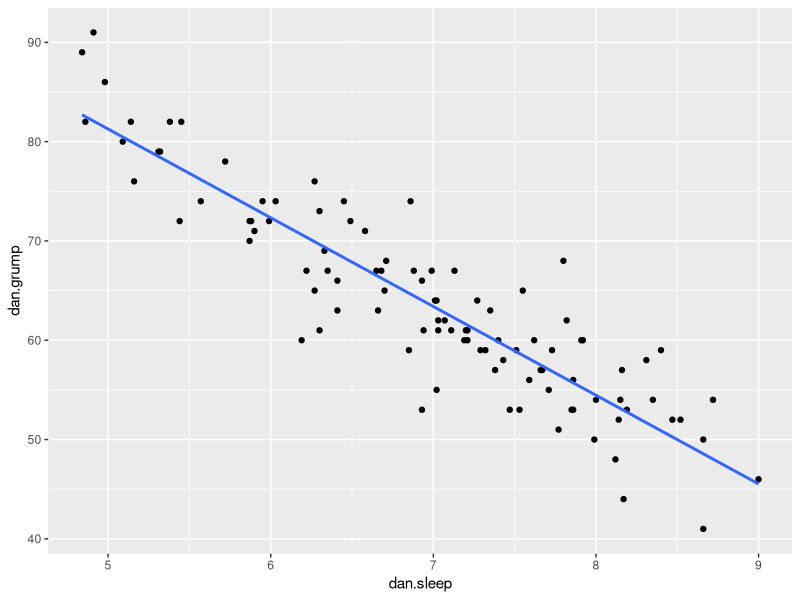
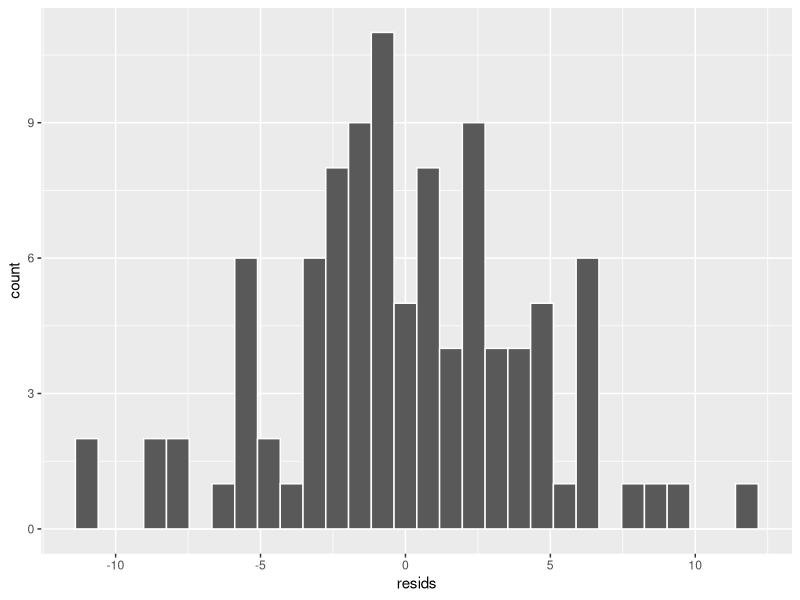
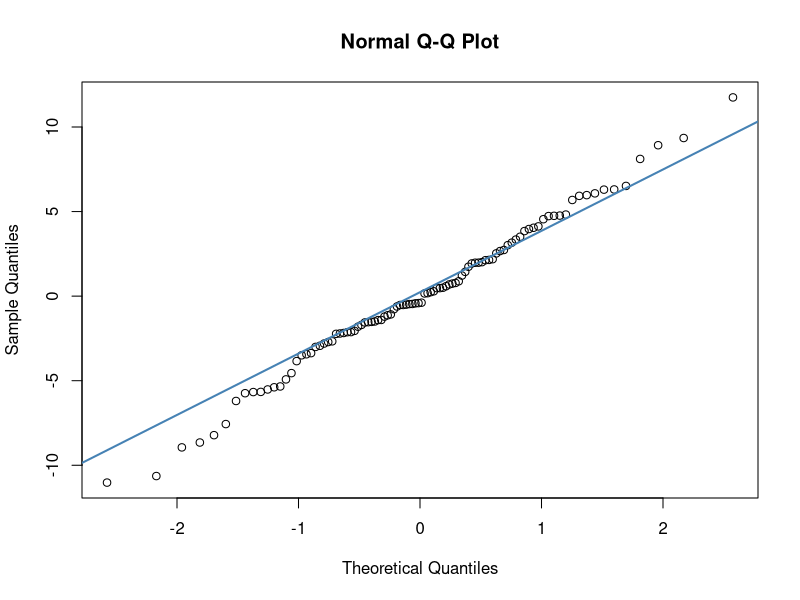
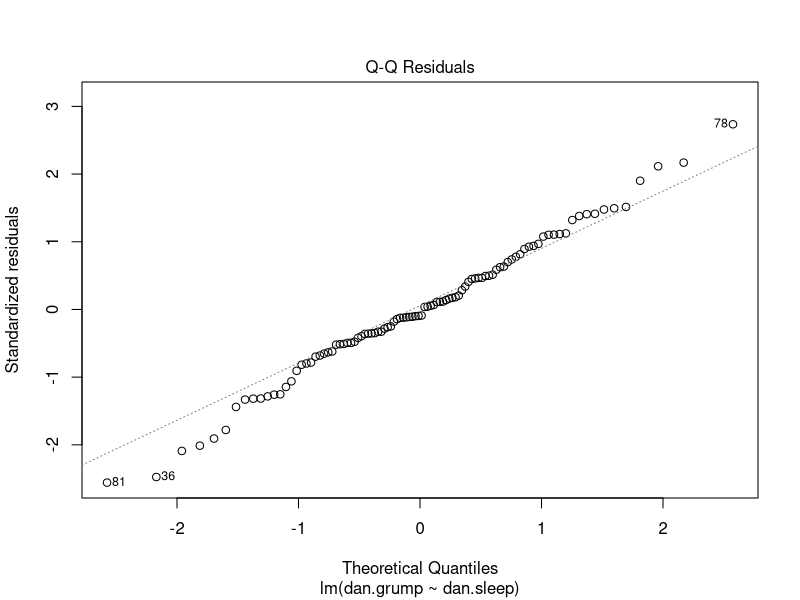
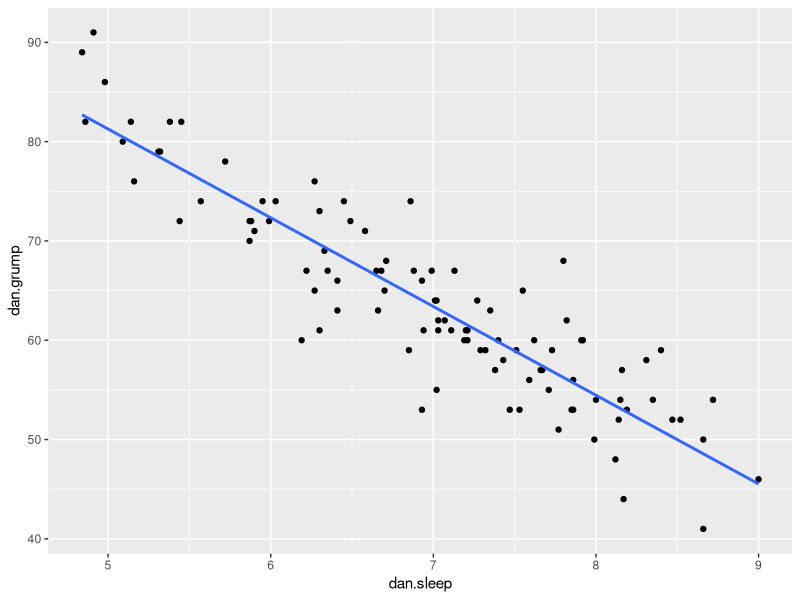
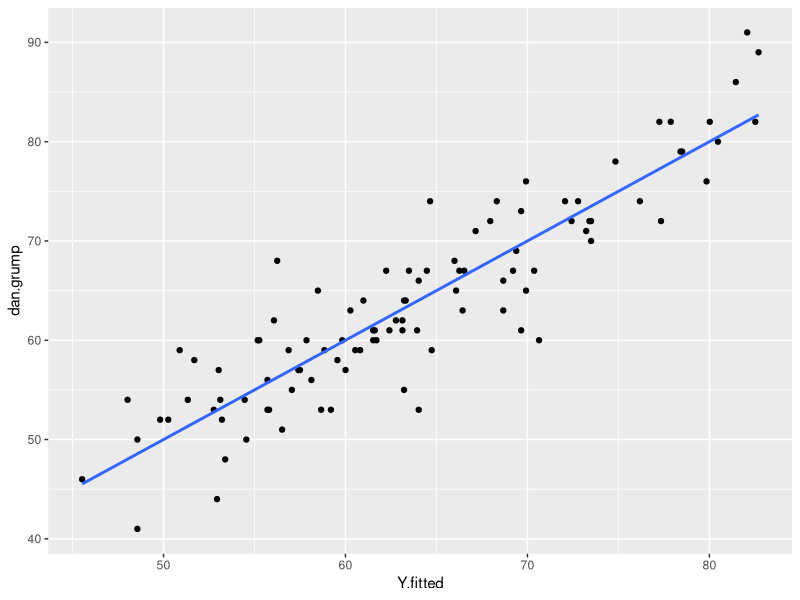
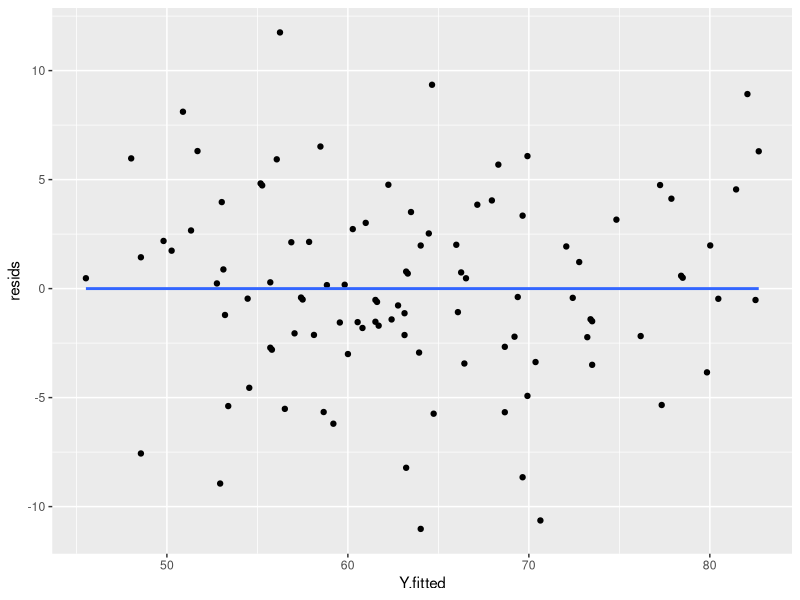
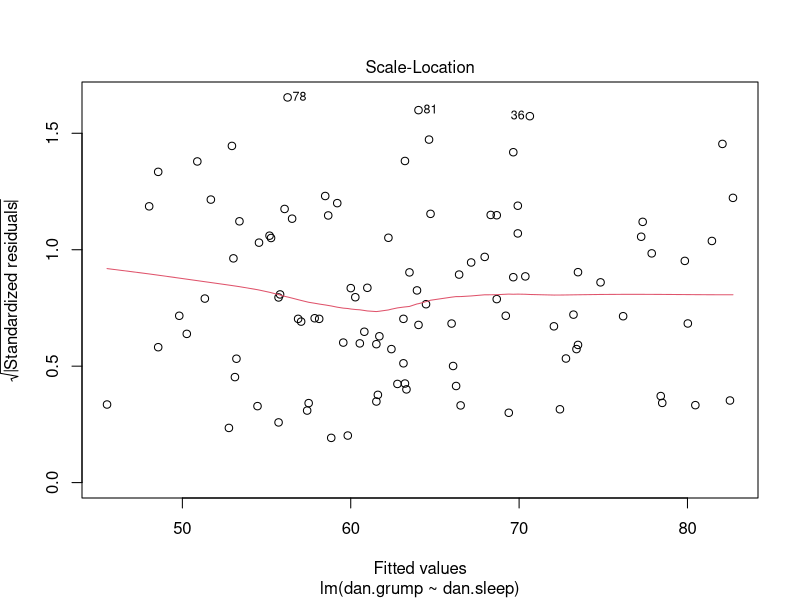

Here is the R script that generated these plots, in order:

#### Assumptions of Linear Regression


# 1. Normality (specifically the residuals)
# 2. Linearity
# 3. Homogeneity of Variance (homoscedasticity)
# 4. Uncorrelated Predictors (only relevant if doing more than one predictor)
# 5. No 'bad' outliers



library(tidyverse)


# Import Data

df <- read_csv("data/parenthood.csv")

head(df)

tail(df)

nrow(df)

# Scatterplot
ggplot(df, aes(x = dan.sleep, y = dan.grump)) + 
  geom_point() + 
  stat_smooth(method='lm', se=F) 


# Run the model
mod1 <- lm(dan.grump ~ dan.sleep, data = df)

mod1

summary(mod1)



### 1. Normality of Residuals ---

residuals(mod1)  # these are standardized residuals (but ok for now)

df$resids <- residuals(mod1)

head(df)

#a) histogram plot
ggplot(df, aes(x=resids)) + geom_histogram(color='white') # possibly ok

#b) Shapiro-Wilk test
shapiro.test(df$resids)  # shapiro test says normal.

#c) QQ plot
qqnorm(df$resids)
qqline(df$resids, col = "steelblue", lwd = 2)  # it's ok

plot( x = mod1, which = 2 )  # fast way of getting same plot




### 2. Linearity ---

# X and Y should have a linear relationship

# a) scatterplot - especially if just one predictor:

ggplot(df, aes(x = dan.sleep, y = dan.grump)) + 
  geom_point() + 
  stat_smooth(method='lm', se=F) 



# b) There should also be a linear relationship between the actual Y values and the predicted Y' values

# we calculated these like this before:
coefficients(mod1)
df$Y.pred <- 125.956292 + (df$dan.sleep * -8.936756)
head(df)


# but you can get them directly like this:
fitted.values(mod1)

df$Y.fitted <- fitted.values(mod1)

head(df)

# plot this relationship
ggplot(df, aes(x = Y.fitted, y = dan.grump)) + 
  geom_point() + 
  stat_smooth(method='lm', se=F) 





### 3. Homogeneity of Variance / Homoscedasticity ---

# The model should be equally good at predicting Y's across all values of X.

head(df)

# if true, this should be a straight line
ggplot(df, aes(x = Y.fitted, y = resids)) + 
  geom_point() + 
  stat_smooth(method='lm', se=F) 


# an alternative plot of this is as follows:

plot(mod1, which = 3)

# there are some more formal tests of this... but we don't need to worry about them.





